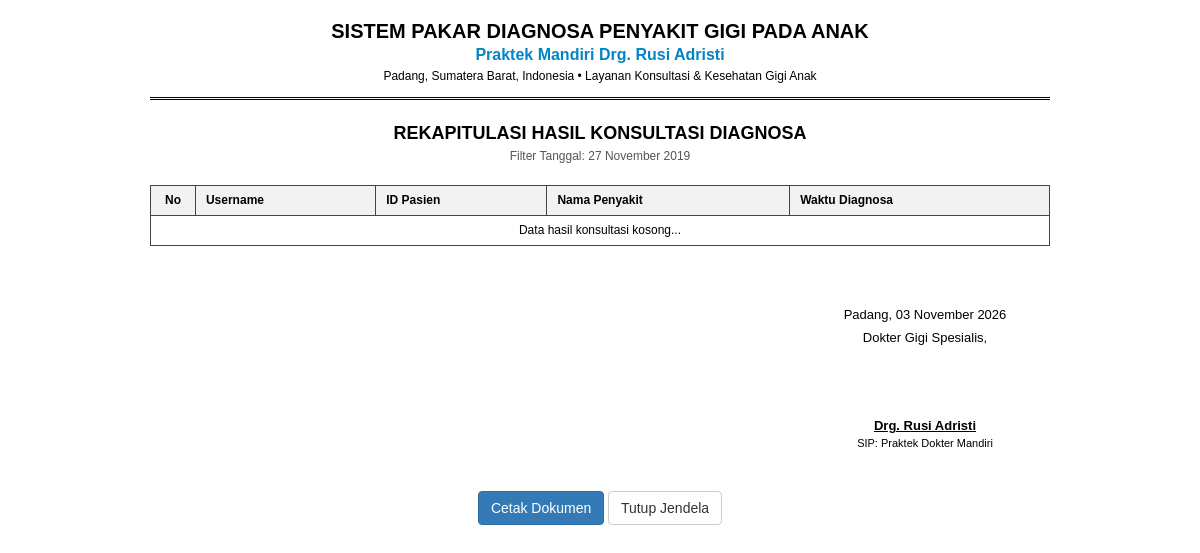
Page /laporan/laporan_diagnosa.php?id=2019-11-27 (signed in) on the earlier database version.
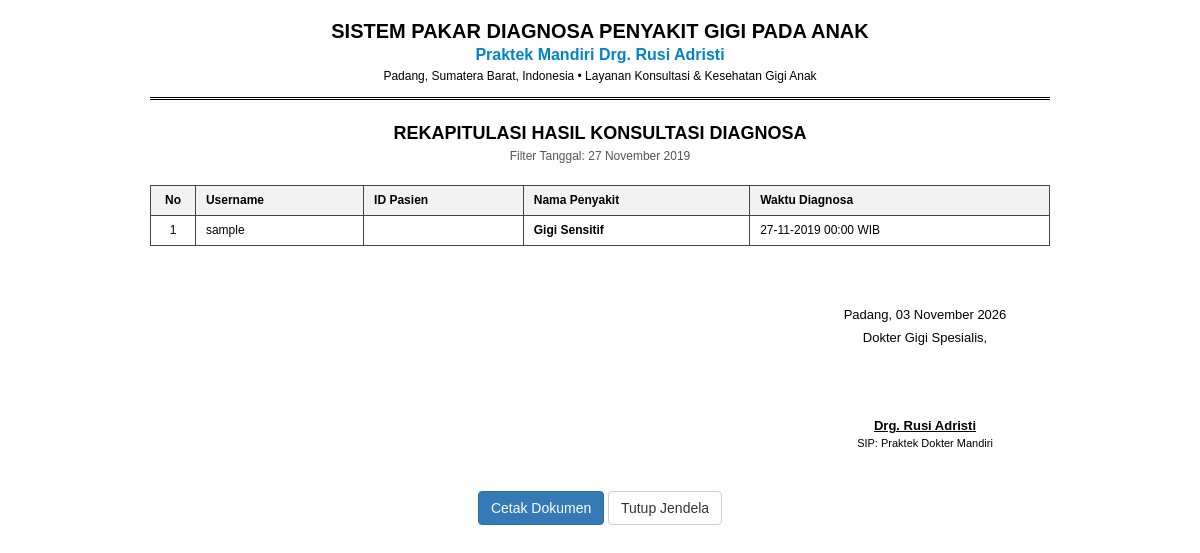
Same page on the later database version.
### tables this page shows
CREATE TABLE `tbhasil_konsultasi` (
  `id_hasil` int(11) NOT NULL,
  `id_user` varchar(20) NOT NULL,
  `username` varchar(20) NOT NULL,
  `id_penyakit` varchar(5) NOT NULL,
  `tgl_hasil` date NOT NULL,
  `gejala_dipilih` text NOT NULL
);

CREATE TABLE `penyakit` (
  `id_penyakit` varchar(5) NOT NULL,
  `nm_penyakit` varchar(70) NOT NULL,
  `keterangan` text NOT NULL
);

### laporan/laporan_diagnosa.php (the view, shortened to what this page needs)
<?php
require_once "../koneksi.php";
$id = isset($_GET['id']) ? mysqli_real_escape_string($koneksi, $_GET['id']) : '';
if(empty($id)){
  if($_SESSION['id_tipe'] == 1) {
    $kueri = mysqli_query($koneksi, "SELECT * FROM tbhasil_konsultasi, penyakit WHERE tbhasil_konsultasi.id_penyakit=penyakit.id_penyakit ORDER BY tbhasil_konsultasi.tgl_hasil DESC;");
  } else {
    $kueri = mysqli_query($koneksi, "SELECT * FROM tbhasil_konsultasi, penyakit WHERE tbhasil_konsultasi.id_penyakit=penyakit.id_penyakit AND tbhasil_konsultasi.username='{$_SESSION['username']}' GROUP BY tbhasil_konsultasi.tgl_hasil ORDER BY tbhasil_konsultasi.tgl_hasil DESC;");
  }
} else {
  if($_SESSION['id_tipe'] == 1) {
    $kueri = mysqli_query($koneksi, "SELECT * FROM tbhasil_konsultasi, penyakit WHERE tbhasil_konsultasi.id_penyakit=penyakit.id_penyakit AND tbhasil_konsultasi.tgl_hasil LIKE '$id%' GROUP BY tbhasil_konsultasi.tgl_hasil ORDER BY tbhasil_konsultasi.tgl_hasil DESC;");
  }
}
$no = 1;
?>
<!DOCTYPE html>
<html lang="id">
<head>
  <link rel="stylesheet" href="../bootstrap/css/bootstrap.min.css">
</head>
<body onload="window.print()">
  <div class="print-container">
    <div class="kop-surat">
      <h2>Sistem Pakar Diagnosa Penyakit Gigi Pada Anak</h2>
      <h3>Praktek Mandiri Drg. Rusi Adristi</h3>
      <p>Padang, Sumatera Barat, Indonesia &bull; Layanan Konsultasi &amp; Kesehatan Gigi Anak</p>
    </div>
    <div style="text-align:center; margin-bottom:20px;">
      <h4 style="margin:0; font-weight:bold; text-transform:uppercase;">REKAPITULASI HASIL KONSULTASI DIAGNOSA</h4>
      <?php if(!empty($id)): ?>
        <div style="font-size:12px; color:#555; margin-top:4px;">Filter Tanggal: <?php echo date('d F Y', strtotime($id)); ?></div>
      <?php endif; ?>
    </div>
    <table class="table table-bordered table-condensed">
      <thead>
        <tr>
          <th width="5%" class="text-center">No</th>
          <?php if($_SESSION['id_tipe'] == 1): ?>
            <th>Username</th>
            <th>ID Pasien</th>
          <?php endif; ?>
          <th>Nama Penyakit</th>
          <th>Waktu Diagnosa</th>
        </tr>
      </thead>
      <tbody>
        <?php
        if(mysqli_num_rows($kueri) < 1) {
          $colspan = ($_SESSION['id_tipe'] == 1) ? 5 : 3;
          echo "<tr><td colspan='{$colspan}' class='text-center'>Data hasil konsultasi kosong...</td></tr>";
        } else {
          while ($isi = mysqli_fetch_array($kueri, MYSQLI_BOTH)){
            echo "<tr>";
            echo "<td align='center'>{$no}</td>";
            if($_SESSION['id_tipe'] == 1) {
              echo "<td>{$isi['username']}</td>";
              echo "<td>{$isi['id_user']}</td>";
            }
            echo "<td><strong>{$isi['nm_penyakit']}</strong></td>";
            echo "<td>" . date('d-m-Y H:i', strtotime($isi['tgl_hasil'])) . " WIB</td>";
            echo "</tr>";
            $no++;
          }
        }
        ?>
      </tbody>
    </table>
    <div class="signature-area">
      <div>Padang, <?php echo date('d F Y'); ?></div>
      <div style="margin-top:4px;">
        <?php echo ($_SESSION['id_tipe'] == 1) ? 'Dokter Gigi Spesialis,' : 'Pasien / Member,'; ?>
      </div>
      <div style="height:70px;"></div>
      <div style="font-weight:bold; text-decoration:underline;">
        <?php echo ($_SESSION['id_tipe'] == 1) ? 'Drg. Rusi Adristi' : htmlspecialchars($_SESSION['username']); ?>
      </div>
      <div style="font-size:11px;">
        <?php echo ($_SESSION['id_tipe'] == 1) ? 'SIP: Praktek Dokter Mandiri' : 'Terdaftar di Sistem'; ?>
      </div>
    </div>
    <div class="no-print" style="margin-top:40px; text-align:center;">
      <button onclick="window.print()" class="btn btn-primary">Cetak Dokumen</button>
      <button onclick="window.close()" class="btn btn-default">Tutup Jendela</button>
    </div>
  </div>
</body>
</html>

Differences in the rows shown:
added tbhasil_konsultasi: username "sample", id_penyakit.nm_penyakit "Gigi Sensitif", tgl_hasil "27-11-2019 00:00"
Other differences:
text no longer shown: "Data hasil konsultasi kosong..."
